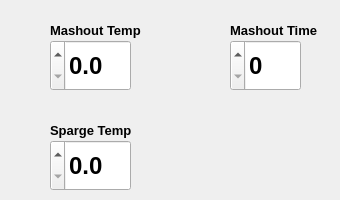
   <widget class="QWidget" name="tab_3">
    <attribute name="title">
     <string>Mashout/Sparge</string>
    </attribute>
    <widget class="QDoubleSpinBox" name="mashoutTempSpinBox">
     <property name="geometry">
      <rect>
       <x>50</x>
       <y>40</y>
       <width>81</width>
       <height>51</height>
      </rect>
     </property>
     <property name="font">
      <font>
       <pointsize>18</pointsize>
       <weight>75</weight>
       <bold>true</bold>
      </font>
     </property>
     <property name="layoutDirection">
      <enum>Qt::RightToLeft</enum>
     </property>
     <property name="inputMethodHints">
      <set>Qt::ImhFormattedNumbersOnly</set>
     </property>
     <property name="decimals">
      <number>1</number>
     </property>
     <property name="maximum">
      <double>90.000000000000000</double>
     </property>
     <property name="singleStep">
      <double>0.500000000000000</double>
     </property>
    </widget>
    <widget class="QLabel" name="label_9">
     <property name="geometry">
      <rect>
       <x>50</x>
       <y>20</y>
       <width>101</width>
       <height>21</height>
      </rect>
     </property>
     <property name="font">
      <font>
       <pointsize>10</pointsize>
       <weight>75</weight>
       <bold>true</bold>
      </font>
     </property>
     <property name="text">
      <string>Mashout Temp</string>
     </property>
    </widget>
    <widget class="QSpinBox" name="mashoutTimeSpinBox">
     <property name="geometry">
      <rect>
       <x>230</x>
       <y>40</y>
       <width>71</width>
       <height>51</height>
      </rect>
     </property>
     <property name="font">
      <font>
       <pointsize>18</pointsize>
       <weight>75</weight>
       <bold>true</bold>
      </font>
     </property>
     <property name="layoutDirection">
      <enum>Qt::RightToLeft</enum>
     </property>
    </widget>
    <widget class="QLabel" name="label_10">
     <property name="geometry">
      <rect>
       <x>230</x>
       <y>20</y>
       <width>101</width>
       <height>21</height>
      </rect>
     </property>
     <property name="font">
      <font>
       <pointsize>10</pointsize>
       <weight>75</weight>
       <bold>true</bold>
      </font>
     </property>
     <property name="text">
      <string>Mashout Time</string>
     </property>
    </widget>
    <widget class="QDoubleSpinBox" name="spargeTempSpinBox">
     <property name="geometry">
      <rect>
       <x>50</x>
       <y>140</y>
       <width>81</width>
       <height>51</height>
      </rect>
     </property>
     <property name="font">
      <font>
       <pointsize>18</pointsize>
       <weight>75</weight>
       <bold>true</bold>
      </font>
     </property>
     <property name="layoutDirection">
      <enum>Qt::RightToLeft</enum>
     </property>
     <property name="inputMethodHints">
      <set>Qt::ImhFormattedNumbersOnly</set>
     </property>
     <property name="decimals">
      <number>1</number>
     </property>
     <property name="maximum">
      <double>90.000000000000000</double>
     </property>
     <property name="singleStep">
      <double>0.500000000000000</double>
     </property>
    </widget>
    <widget class="QLabel" name="label_12">
     <property name="geometry">
      <rect>
       <x>50</x>
       <y>120</y>
       <width>101</width>
       <height>21</height>
      </rect>
     </property>
     <property name="font">
      <font>
       <pointsize>10</pointsize>
       <weight>75</weight>
       <bold>true</bold>
      </font>
     </property>
     <property name="text">
      <string>Sparge Temp</string>
     </property>
    </widget>
   </widget>
